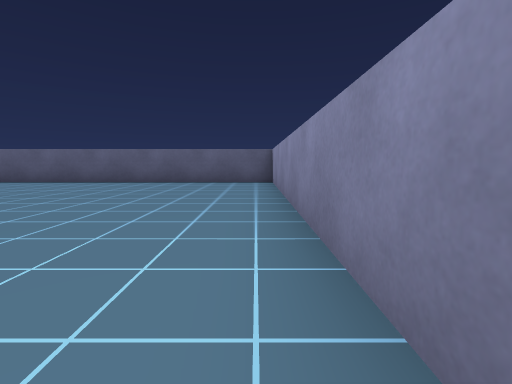
[1] (above)

22 first-person views from a walk through a Unity game level. The camera is 0.59 m above the floor, tilts 6° down and sees 85° across. The floor is counted in squares, 1 m on a side. Each view is taken from the middle of a square. On the plan, view 1 faces up. The plan holds only what a view shows up to about 9 squares ahead; the rest is blank. The player character is not drawn.

[2]
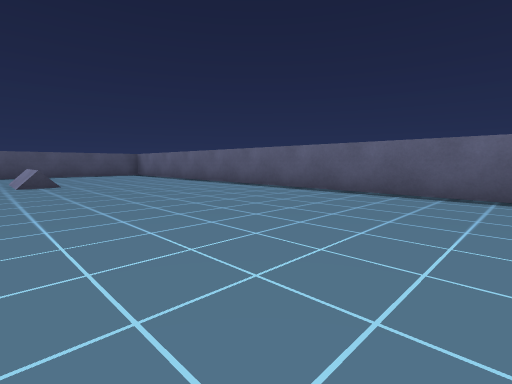

[3]
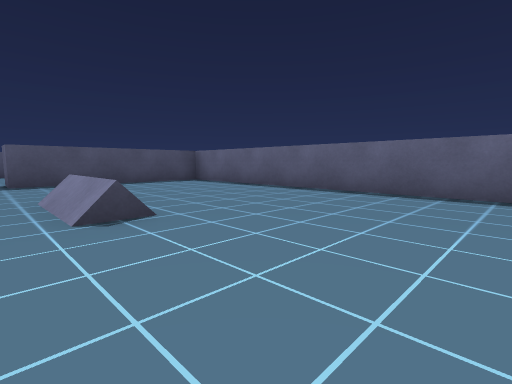

[4]
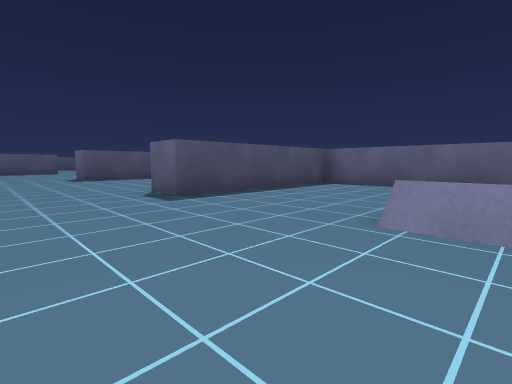

[5]
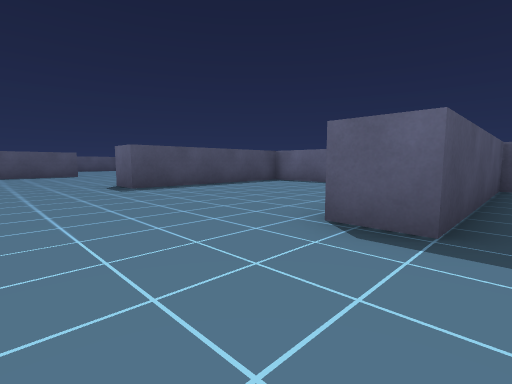

[6]
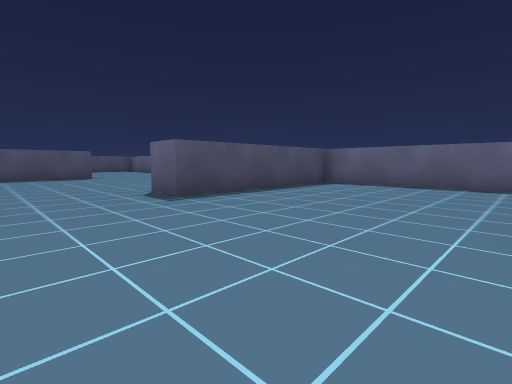

[7]
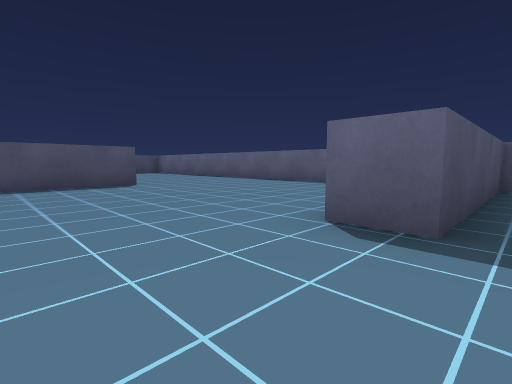

[8]
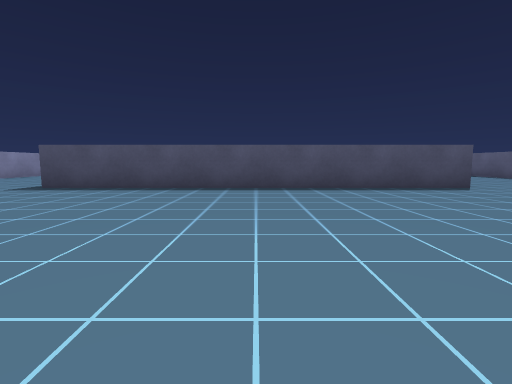

[9]
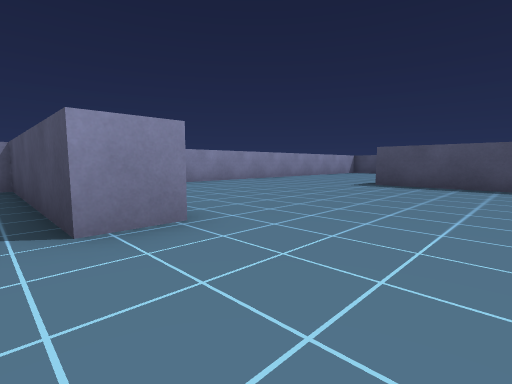

[10]
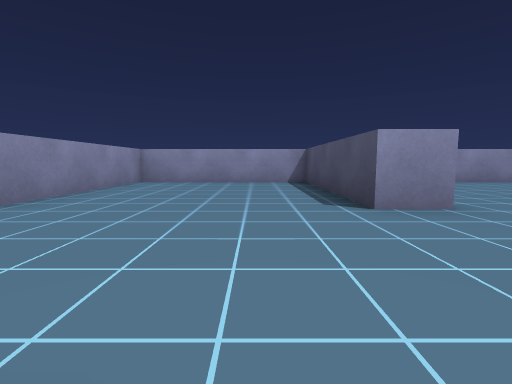

[11]
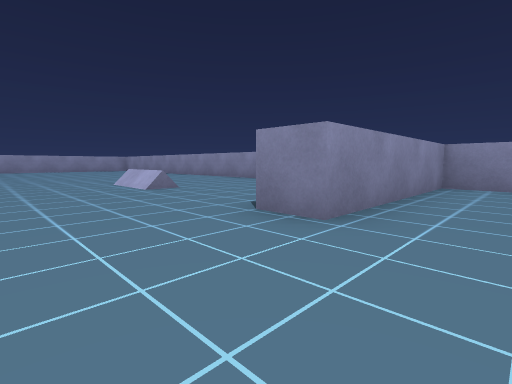

[12]
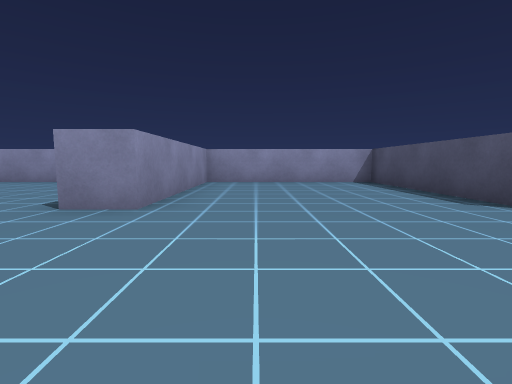

[13]
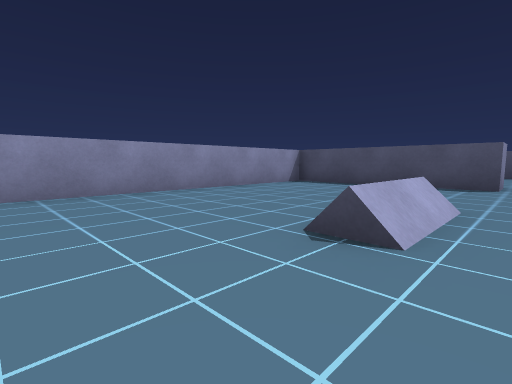

[14]
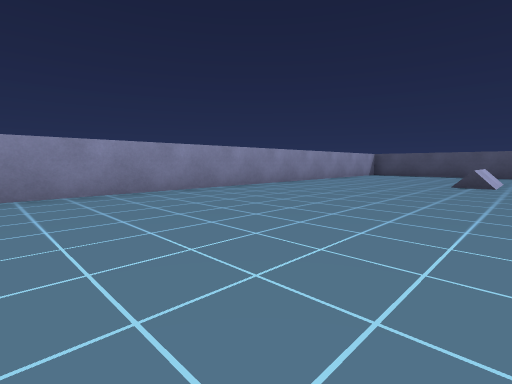

[15]
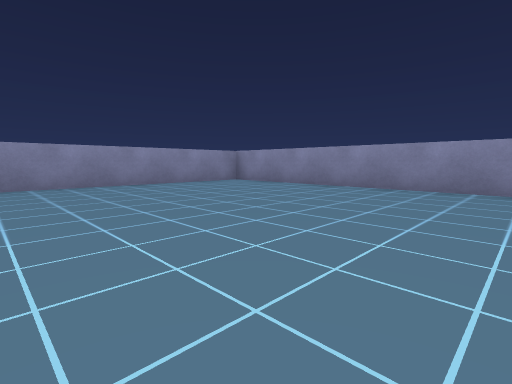

[16]
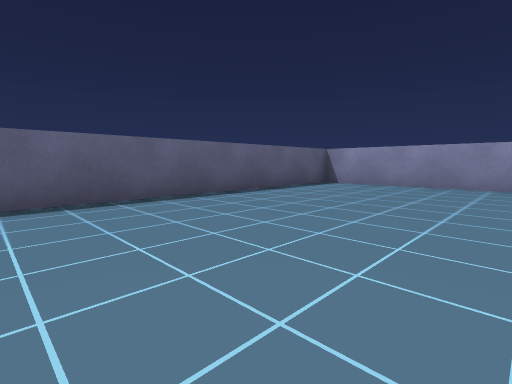

[17]
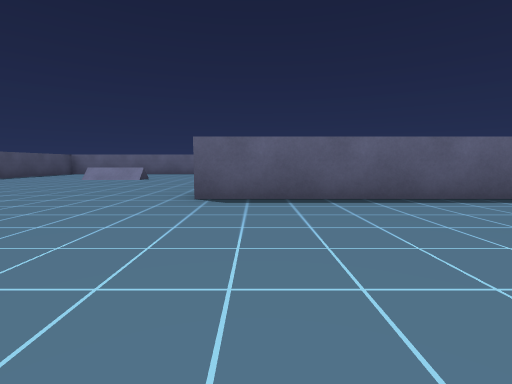

[18]
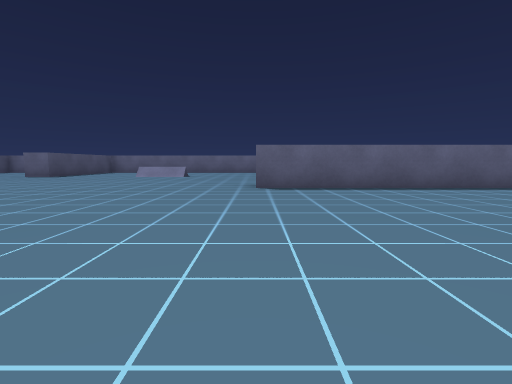

[19]
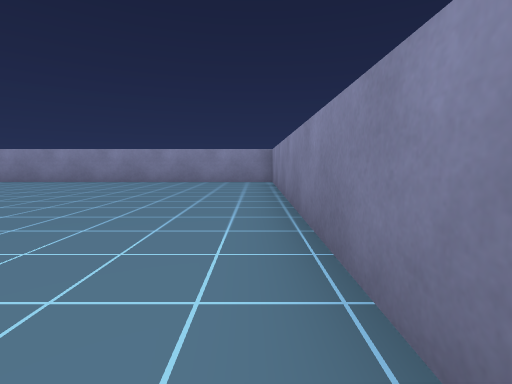

[20]
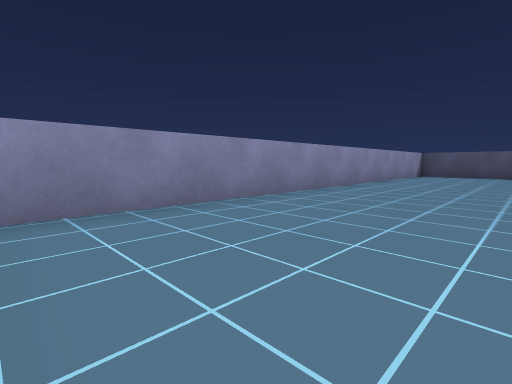

[21]
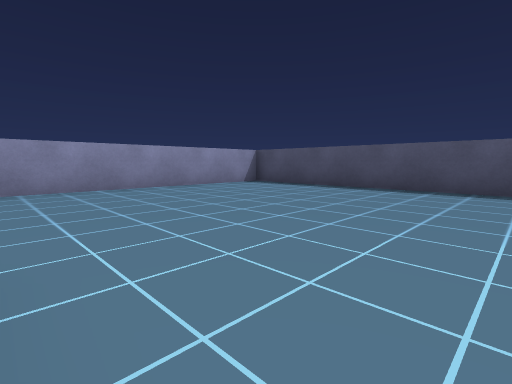

[22]
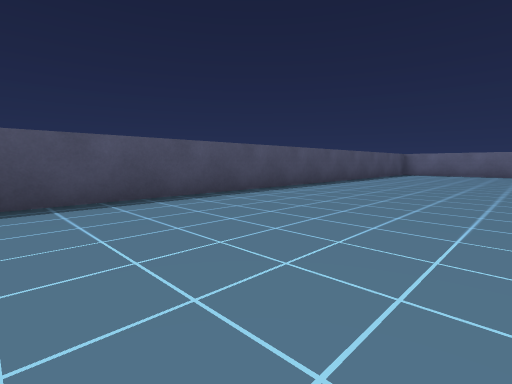

### Floor plan
Points are (right, up) in squares from view 1. A wall is a line through its corners. A room is listed if a view was taken in it or the views show most of it. See-through windows are left out.
Room 1 (views 1, 2, 3, 4, 5, 6, 7, 8, 9, 10, 11, 12, 13, 14, 15, 16, 17, 18, 19, 20, 21, 22)
walls: (-24.6, -5.5) (-23.5, -5.5) (-23.5, -10.5) (-18.5, -10.5) (-18.5, -5.5) (-17.5, -5.5) (-17.5, -10.5) (-0.6, -10.5); (-19.2, 8.5) (-23.5, 8.5) (-23.5, 3.5) (-24.5, 3.5); (-7.5, -0.5) (0.2, -0.5); (-30.5, 4.1) (-30.5, -6); (-27.4, 8.5) (-28.4, 8.5); (0.5, -0.6) (0.5, 8.2); (-38.5, 2.4) (-38.5, -10.5) (-25.1, -10.5); (0.5, -9.4) (0.5, -1.5) (-9, -1.5); (0.6, 8.5) (-17.5, 8.5) (-17.5, 3.5) (-18.5, 3.5)
objects: other object (-14, -6); other object (-14, 4)

Positions as (right, up) in squares from view 1, and headings:
1: (0, 0), facing up
2: (-4, 3), facing up-left
3: (-9, 3), facing up-left
4: (-13, 1), facing up-left
5: (-17, 1), facing up-left
6: (-19, 1), facing up-left
7: (-23, 1), facing up-left
8: (-24, -1), facing left
9: (-23, -3), facing down-left
10: (-22, -2), facing down
11: (-20, -3), facing down-right
12: (-20, -2), facing down
13: (-10, -5), facing down-left
14: (-4, -5), facing down-left
15: (-7, -4), facing down-right
16: (-7, -6), facing up-right
17: (-8, -6), facing up
18: (-9, -8), facing up
19: (-8, 0), facing right
20: (-25, -7), facing down-left
21: (-32, -4), facing down-left
22: (-34, -6), facing up-left
